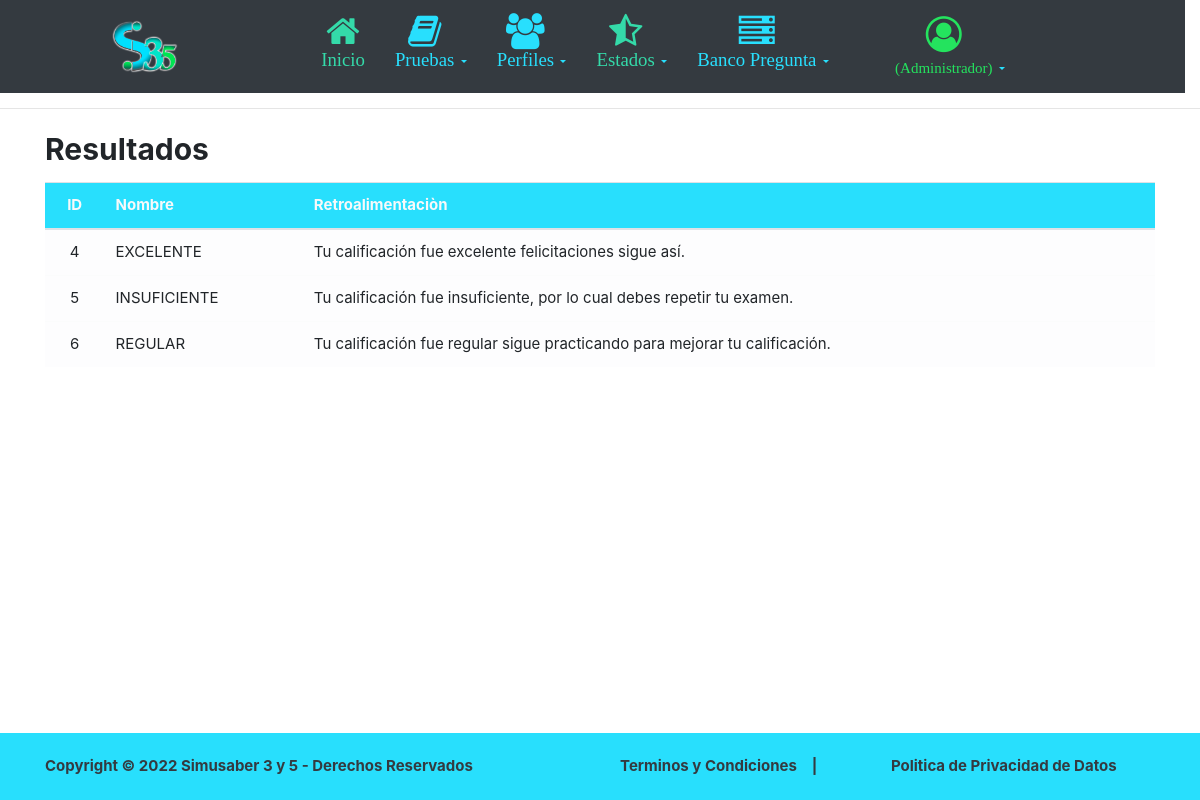
/bancoPregunta/readResultados/ (signed in), run on the app's committed database.
### apps/bancoPregunta/models.py (models this page shows, shortened)
class Resultado(models.Model):
    nombre_resultado=models.CharField(max_length=45, null=True)
    retroalimentacion=models.ForeignKey(Retroalimentacion, blank=True, on_delete=models.CASCADE, null=True)

class Retroalimentacion(models.Model):
    nombre=models.CharField(max_length=225, null=True)
    descripcion = models.TextField(unique=True, null=True)

### apps/bancoPregunta/views.py (the view)
# urls.py: path('readResultados/', read_resultado_view, name='readResultados'),
@login_required(login_url='/profiles/login')
def read_resultado_view(request):
    resultados=Resultado.objects.all()
    context={
                'resultados':resultados,
            }
    return render(request, "bancoPregunta/readResultados.html",context)

### templates/bancoPregunta/readResultados.html (shortened to what this page needs)
{% extends 'general/master.html' %}
{% block content %}
<div class="container">
    <div class="row mx-0 mt-4 mb-2">
        <div class="col-6 col-md-0 px-0">
            <h2><b> Resultados </b></h2>
        </div>
    </div>
    <div class="row mx-0">
        <div class="col-12 p-0">
          <div class="table-responsive">
            <div class="table-wrapper">
              <div class="row mx-0">
                <table class="table table-hover">
                  <thead>
                    <tr class="bg-Cprimary text-justify text-light shadow">
                      <th class="align-middle text-center">ID</th>
                      <th class="align-middle ">Nombre</th>
                      <th class="align-middle ">Retroalimentaciòn</th>
                    </tr>
                  </thead>
                  <tbody>
                    {% for resultado in resultados %}
                    <tr class="table-light text-justify">
                        <td class="align-middle text-center">{{resultado.id}}</td>
                        <td class="align-middle ">{{resultado.nombre_resultado}}</td>
                        <td class="align-middle ">{{resultado.retroalimentacion.descripcion}}</td>
                    </tr>
                    {% endfor %}
                  </tbody>
                </table>
              </div>
            </div>
          </div>
        </div>
      </div>
</div>
{% endblock %}

### templates/general/header.html (shortened to what this page needs)
{% load staticfiles %}
<nav class="row container-fluid navbar navbar-expand-lg  bg-Cgraylight py-0 bg-dark">
  <div class="text-white ml-2 ml-md-5 col-7 col-md-2">
    <a class="ml-md-5" href="">
      <a href="http://127.0.0.1:8000/profiles/home/">
        <img src="{% static 'images/logo_simusaber.png' %}"  class="h-50 w-50">
      </a>
    </a>
  </div>
  <div class="collapse navbar-collapse mt-3 mt-md-0 small col-md-8" id="navbarSupportedContent">
    <ul class="navbar-nav text-md-center  text-left flex-grow-1 d-flex justify-content-md-center">
      <li class="nav-item text-center mx-2 nav-item dropdown">
        <div class="nav-link">
          <a class= href="#" id="navbarDropdown" role="button" data-toggle="dropdown"
            aria-haspopup="true" aria-expanded="false">
            <i class="fa fa-home fa-3x text-Csecondary">
              <div class="h6 m-0">
                <h5>Inicio</h5>
              </div>
            </i>
          </a>
        </div>
      </li>
      <li class="nav-item text-center mx-2 nav-item dropdown">
        <div class="nav-link">
          <a class="dropdown-toggle text-Cprimary " href="#" id="navbarDropdown" role="button" data-toggle="dropdown"
            aria-haspopup="true" aria-expanded="false">
            <i class="fa fa-book fa-3x text-Cprimary">
              <div class="h6 m-0">
                <h5>Pruebas</h5>
              </div>
            </i>
          </a>
        </div>
      </li>
      <li class="nav-item text-center mx-2 nav-item dropdown">
        <div class="nav-link">
          <a class="dropdown-toggle text-Cprimary " href="#" id="navbarDropdown" role="button" data-toggle="dropdown"
            aria-haspopup="true" aria-expanded="false">
            <i class="fa fa-users fa-3x text-Cprimary">
              <div class="h6 m-0">
                <h5>Perfiles</h5>
              </div>
            </i>
          </a>
        </div>
      </li>
      <li class="nav-item text-center mx-2 nav-item dropdown">
        <div class="nav-link">
          <a class="dropdown-toggle text-Cprimary " href="#" id="navbarDropdown" role="button" data-toggle="dropdown"
            aria-haspopup="true" aria-expanded="false">
            <i class="fa fa-star-half-o fa-3x text-Csecondary">
              <div class="h6 m-0">
                <h5>Estados</h5>
              </div>
            </i>
          </a>
        </div>
      </li>
      <li class="nav-item text-center mx-2 nav-item dropdown">
        <div class="nav-link">
          <a class="dropdown-toggle text-Cprimary " href="#" id="navbarDropdown" role="button" data-toggle="dropdown"
            aria-haspopup="true" aria-expanded="false">
            <i class="fa fa-server fa-3x text-Cprimary">
              <div class="h6 m-0">
                <h5>Banco Pregunta</h5>
              </div>
            </i>
          </a>
        </div>
      </li>
    </ul>
    <div class="justify-content-md-end justify-content-center">
      <ul class="navbar-nav text-right flex-grow-1 my-0 d-flex justify-content-end">
        <li class="nav-item text-center mx-2 nav-item dropdown">
          <div class="row">
            <div class="nav-link col-12 col-md-3 mt-md-2">
              <a class="dropdown-toggle text-Cprimary " href="#" id="navbarDropdown" role="button" data-toggle="dropdown"
                aria-haspopup="true" aria-expanded="false">
                <i class="fa fa-user-circle-o fa-3x text-Ctertiary">
                  <div class="h6 m-0">
                    <h6 >({{user.groups.all.0.name}})</h6>
                  </div>
                </i>
              </a>
          </div>
        </li>
      </ul>
    </div>
  </div>
</nav>

### static/general/general.css (style rules this page uses)
:root { --color-primary: #28DFFD; --color-secondary: #34DAA9; --color-tertiary: #24E35E; }
@media (min-width: 1200px) { html { font-size: 15px; } }
.bg-Cprimary { background: var(--color-primary); }
.text-Cprimary { color: var(--color-primary); }
.text-Csecondary { color: var(--color-secondary); }
.text-Ctertiary { color: var(--color-tertiary); }

### data on the page
Resultado: id "4", nombre_resultado "EXCELENTE", retroalimentacion.descripcion "Tu calificación fue excelente felicitaciones sigue así."
Resultado: id "5", nombre_resultado "INSUFICIENTE", retroalimentacion.descripcion "Tu calificación fue insuficiente, por lo cual debes repetir tu examen."
Resultado: id "6", nombre_resultado "REGULAR", retroalimentacion.descripcion "Tu calificación fue regular sigue practicando para mejorar tu calificación."

### other printed values
{{ user.groups.all.0.name }} "Administrador"
